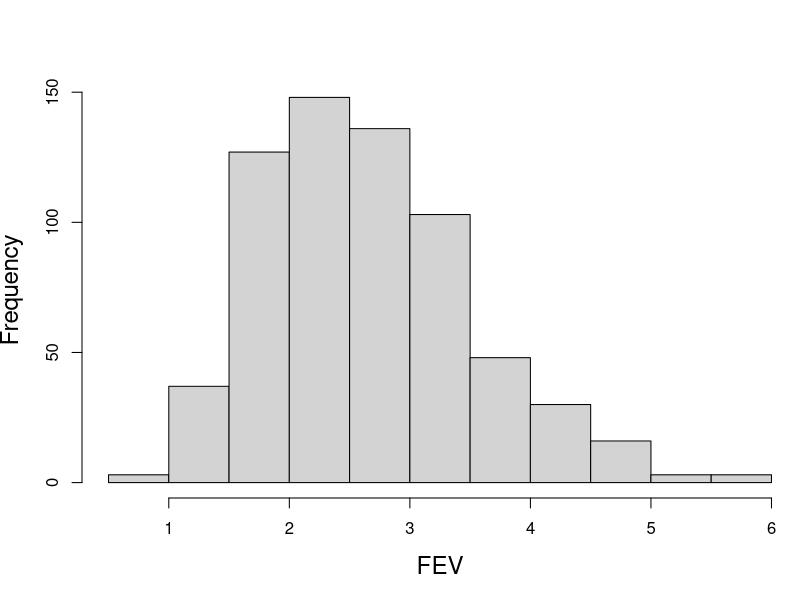
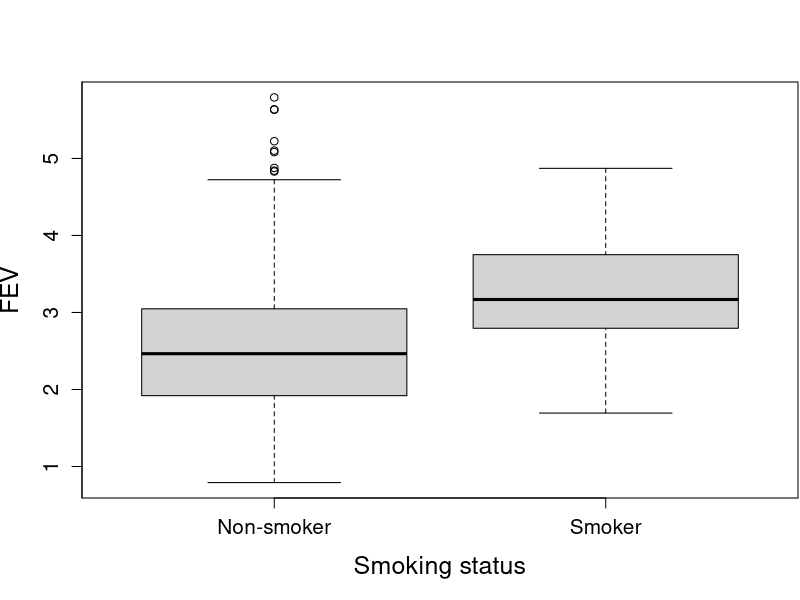
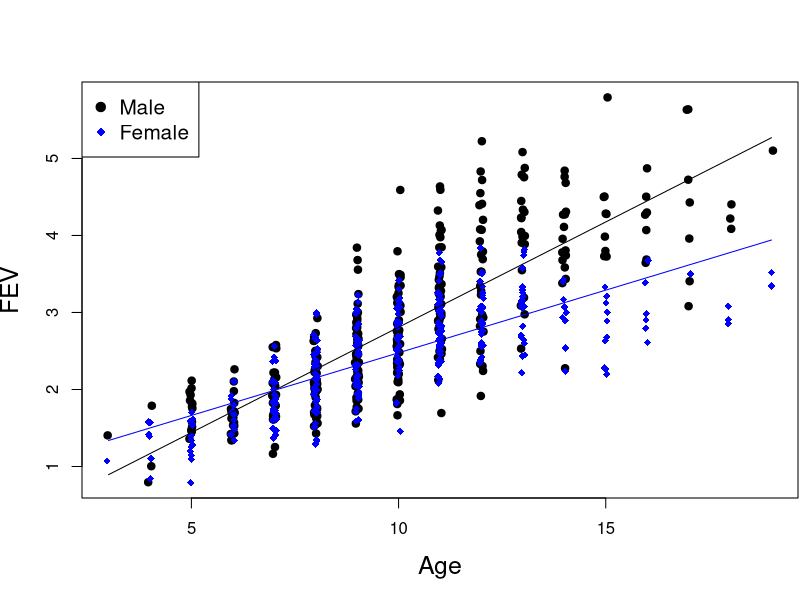
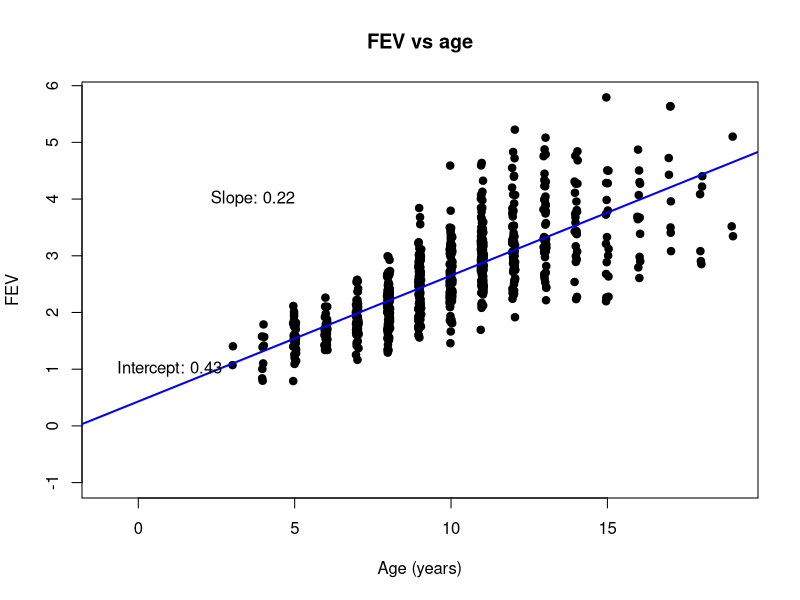

These figures' R source, in order:
#################################################################################
##
## FILE: day_2_session_1_graphs.R
##
## PURPOSE: Code to create plots used in the slides.
##
## CREATED: 1 September 2016
##
## AUTHOR: Brian Williamson
##
## INPUTS: None
##
## OUTPUTS:
##
## UPDATES:
## MMDDYY INIT COMMENTS
## ------ ---- --------
## 220817 BDW  Set new working directory; remove line example; motivate all sections
##             in slides using FEV data, not leprosy data
## 230817 BDW  Added examples, data for exercises
#################################################################################

## set working directory, just to be sure
setwd("day_2_session_1")

## create a histogram, boxplot, scatterplot
## load in some sample data (from Scott Emerson, at https://www.emersonstatistics.com/datasets/fev.txt)
fevdat <- read.table("data/fev.txt", header = TRUE)

## clean up the data, based on documentation (https://www.emersonstatistics.com/datasets/fev.doc)
fevdat$smoke <- (-1)*(fevdat$smoke - 2)
fevdat$female <- fevdat$sex - 1

############################################################################
##
## Example plots
##
############################################################################
## histogram of fev
png("figs/day_2_graphs_hist_example.png", width = 400, height = 300)
par(mar=c(5.1, 4.1, 4.1, 0.1), cex.lab = 1.45)
hist(fevdat$fev, main = "", xlab = "FEV", ylab = "Frequency")
dev.off()

## boxplot of count1 by severe or not
png("figs/day_2_graphs_bplot_example.png", width = 400, height = 300)
par(mar=c(5.1, 4.1, 4.1, 0.1), cex.lab = 1.5, cex.axis = 1.25)
boxplot(fevdat$fev ~ fevdat$smoke, xlab = "Smoking status", ylab = "FEV", axes = FALSE)
axis(side = 2, at = seq(0, max(fevdat$fev) + 5, by = 1))
axis(side = 1, at = c(1, 2), labels = c("Non-smoker", "Smoker"))
box()
dev.off()

## scatterplot of fev vs age, colored by sex
sub.1 <- subset(fevdat, fevdat$female == 0)
sub.2 <- subset(fevdat, fevdat$female == 1)

## jitter the data on the x-axis to make it a bit easier to see
set.seed(4747)
sub.1.plotdata <- sub.1
sub.1.plotdata$age <- sub.1$age + runif(length(sub.1$age), -0.05, 0.05)
set.seed(5555)
sub.2.plotdata <- sub.2
sub.2.plotdata$age <- sub.2$age + runif(length(sub.2$age), -0.05, 0.05)

png("figs/day_2_graphs_scatplot_example.png", width = 400, height = 300)
par(mar = c(5.1, 4.1, 4.1, 0.1), cex.lab = 1.5)
plot(sub.1.plotdata$age, sub.1$fev, main = "", ylab = "FEV", xlab = "Age",
     col = "black", pch = 19, xlim = c(min(fevdat$age), max(fevdat$age)),
     ylim = c(min(fevdat$fev), max(fevdat$fev)))
points(sub.2.plotdata$age, sub.2$fev, pch = 18, col = "blue")
legend("topleft", legend = c("Male", "Female"), col = c("black", "blue"),
       pch = c(19, 18), cex = 1.25)
lines(sub.1$age, fitted(lm(sub.1$fev ~ sub.1$age)))
lines(sub.2$age, fitted(lm(sub.2$fev ~ sub.2$age)), col = "blue")
dev.off()

############################################################################
##
## Motivate determining a line
##
############################################################################
lm(fev ~ age, data = fevdat)

## plot a scatterplot of all age vs FEV, with trend line
set.seed(1024)
plotdata <- fevdat
plotdata$age <- fevdat$age + runif(length(fevdat$age), -0.05, 0.05)
mod <- lm(fevdat$fev ~ fevdat$age)

png("figs/fevline.png", width = 600, height = 400)
plot(plotdata$age, plotdata$fev, xlim = c(-1, max(plotdata$age)),
     ylim = c(-1, max(fevdat$fev)), pch = 19, col = "black",
     ylab = "FEV", xlab = "Age (years)", main = "FEV vs age")
abline(mod$coefficients[1], mod$coefficients[2], lwd = 2, col = "blue")
text(x = -1, y = 1, pos = 4, labels = paste("Intercept: ", round(mod$coefficients[1], 2), sep = ""))
text(x = 2, y = 4, pos = 4, labels = paste("Slope: ", round(mod$coefficients[2], 2), sep = ""))
dev.off()

############################################################################
##
## Slopes and intercepts exercise
##
############################################################################

## read in the inflamm data
inflamm <- read.table("data/inflamm.txt", header = TRUE, stringsAsFactors = FALSE)
summary(inflamm$fib)
lm(fib ~ prevdis, data = inflamm)

############################################################################
##
## Reasonable slope and intercept for age vs height
##
############################################################################
lm(height ~ age, data = fevdat)

############################################################################
##
## Shifting the intercept
##
############################################################################
lm(fev ~ I(age + 1), data = fevdat)
lm(fev ~ I(age - 1), data = fevdat)
